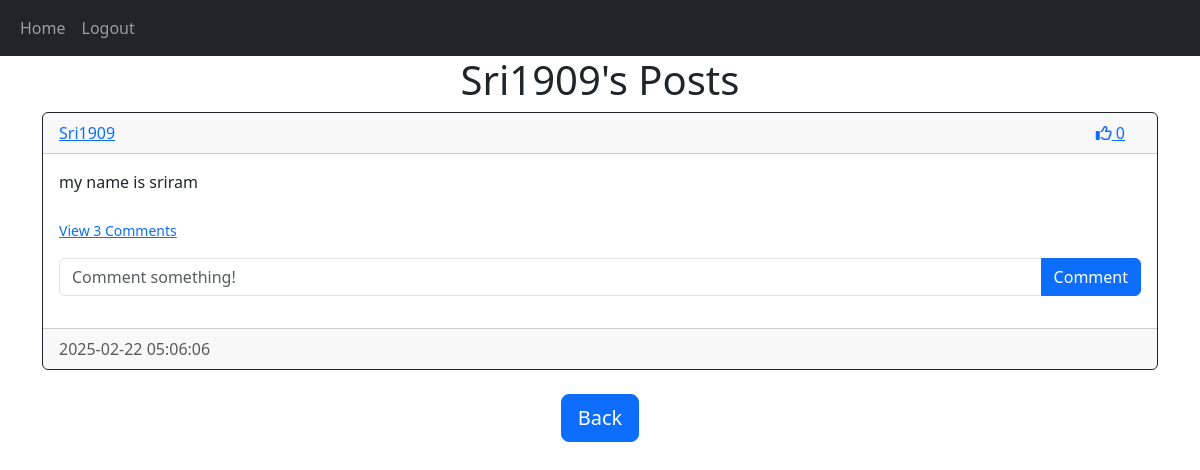
/post/Sri1909 (signed in), run on the app's committed database.
### website/models.py (models this page shows)
class User(UserMixin,db.Model):
    id= db.Column(db.Integer,primary_key=True)
    email= db.Column(db.String(150),unique=True)
    username= db.Column(db.String(150),unique=True)
    password= db.Column(db.String(150))
    date= db.Column(db.DateTime(timezone=True),default=func.now())
    posts= db.relationship("Post",backref="user", passive_deletes=True)
    comments= db.relationship("Comment",backref="user", passive_deletes=True)
    likes= db.relationship("Like",backref="user", passive_deletes=True)

class Post(db.Model):
    id= db.Column(db.Integer,primary_key=True)
    text= db.Column(db.Text,nullable=False)
    author= db.Column(db.Integer,db.ForeignKey("user.id", ondelete="CASCADE"),nullable=False)
    date= db.Column(db.DateTime(timezone=True),default=func.now())
    comments= db.relationship("Comment",backref="post", passive_deletes=True)
    likes= db.relationship("Like",backref="post", passive_deletes=True)

### website/views.py (the view)
@views.route("/post/<username>")
@login_required
def post(username):
    user = User.query.filter_by(username=username).first()
    if not user:
        flash("User does not exist.", category="error")
        return redirect(url_for("views.home"))
    posts = user.posts
    return render_template("post.html", user=current_user, posts=posts, username=username)

### website/__init__.py (called while the page is built)
def create_app():
    app = Flask(__name__)
    app.config['SECRET_KEY'] = "helloworld"
    app.config['SQLALCHEMY_DATABASE_URI'] = f'sqlite:///{DB_NAME}'
    app.config['WTF_CSRF_ENABLED'] = True
    db.init_app(app)
    csrf.init_app(app)
    from .views import views
    from .auth import auth
    app.register_blueprint(views,url_prefix="/")
    app.register_blueprint(auth,url_prefix="/")
    from .models import User,Post,Comment
    create_database(app)
    login_manager = LoginManager()
    login_manager.login_view = "auth.login"
    login_manager.init_app(app)
    @login_manager.user_loader
    def load_user(user_id):
        return User.query.get(int(user_id))
    return app

### website/templates/post.html
{% extends "post_div.html" %} {% block title %}{{username}}'s Posts{% endblock %}
{% block header %}{{username}}'s Posts{% endblock %}
{% block footer %}
    <div align="center">
        <a href="/home">
            <button type="button" class="btn btn-primary btn-lg">
                Back
            </button>
        </a>
    </div>
{% endblock %}

### website/templates/post_div.html (shortened to what this page needs)
{% extends "base.html" %} {% block title %}Home{% endblock %}{% block content %}
<h1 align ="center">{% block header %}Posts{% endblock %}</h1>
    <div id="posts">
    {% for post in posts %}
    <div class="card border-dark">
        <div class="card-header d-flex justify-content-between align-items-center">
            <a href="/post/{{post.user.username}}">{{post.user.username}}</a>
            <div class="d-flex align-items-center">
                <a href="#" onclick="likePost({{post.id}}); return false;" class="me-3" id="like-button-{{post.id}}">
                    {% if user.id in post.likes|map(attribute='author')|list %}
                    <i class="fas fa-thumbs-up"></i>
                    {% else %}
                    <i class="far fa-thumbs-up"></i>
                    {% endif %}
                    <span id="like-count-{{post.id}}">{{ post.likes|length }}</span>
                </a>
            </div>
        </div>
        <div class="card-body">
            <div class="card-text">{{post.text}}</div>
            <br>
            <p class="card-text">
            {% if post.comments|length > 0 %}
            <a data-bs-toggle="collapse" href="#comments-{{post.id}}" role="button">
            <small>View {{post.comments|length}} Comments</small>
            </a>
            {% else %}
            <small class="text-muted">No comments yet</small>
            {%- endif %}
            </p>
            <form class="input-group mb-3" method="POST" action="/create-comment/{{post.id}}">
                <input type="text" id="text" name="text" class="form-control" placeholder="Comment something!">
                <button class="btn btn-primary" type="submit">Comment</button>
            </form>
        </div>
        <div class="card-footer text-muted">{{post.date.strftime('%Y-%m-%d %H:%M:%S')}}</div>
    </div>
    <br>
    {% endfor %}
</div>
{% block footer %}{% endblock %}
{% endblock %}

### data on the page
User: username "Sri1909"
Post: user.username "Sri1909", likes|length "0", text "my name is sriram", comments|length "3", date "2025-02-22 05:06:06"
